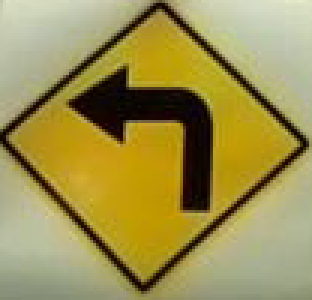
#> input picture images/leftturn_box_small.png, 104 x 100 px (shown 3 times larger)
$ python template_matcher.py   (Python 2 division)   (older library calls are emulated)
#> lines starting #> are read from the running program, lines starting #| are printed output that depends on the picture
import numpy as np
import cv2
from matplotlib import pyplot as plt
from scipy.linalg import norm
from scipy import sum, average
import ipdb
import os

def compare_images(img1, img2):
    """
    helper function from:
    http://stackoverflow.com/questions/189943/how-can-i-quantify-difference-between-two-images
    """
    # normalize to compensate for exposure difference, this may be unnecessary
    # consider disabling it
    # calculate the difference and its norms
    diff = normalize(img1) - normalize(img2)  # elementwise for scipy arrays
    z_norm = norm(diff.ravel(), 1)  # one norm
    return z_norm


def normalize(arr):
    """
    normalize the image array by taking (each element - mean) / standard dev
    """
    arr_mean = arr.mean()
    std_dev = arr.std()
    return (arr - arr_mean) / std_dev


class TemplateMatcher(object):

    def __init__ (self, images, min_match_count=10, good_thresh=0.7):
#> called with min_match_count = 10, good_thresh = 0.7
        self.signs = {}
        self.kps = {}
        self.descs = {}
        self.sift = cv2.SIFT()

        # for potential tweaking
        self.min_match_count = min_match_count
        self.good_thresh = good_thresh

        # we have not tweaked, taken directly from tutorial
        self.flann_index_kdtree = 0
        self.trees = 5
        self.checks = 50
        self.ransac_thresh = 5.0
        self.index_params = dict(algorithm = self.flann_index_kdtree, trees = self.trees)
        self.search_params = dict(checks = self.checks)
        self.flann = cv2.FlannBasedMatcher(self.index_params, self.search_params)

        for k, filename in images.iteritems():
            # load template sign images as grayscale
            self.signs[k] = cv2.imread(filename,0)

            # precompute keypoints and descriptors for the template sign
            self.kps[k], self.descs[k] = self.sift.detectAndCompute(self.signs[k],None)


    def predict(self, img):
        """
        Uses gather predictions to get visual diffs of the image to each template
        returns a dictionary, keys being signs, values being confidences
        """
        visual_diff = self._gather_predictions(img)

        if visual_diff:
            # inverse - higher confidences for smaller visual differences
            for k in visual_diff:
                visual_diff[k] = 1.0 / visual_diff[k]

            # normalize confidences to sum to one
            total = sum(visual_diff.values())
            for k in visual_diff:
                visual_diff[k] /= total

        # if visual diff was not computed (bad crop, homography could not be computed)
        else:
            # set 0 confidence for all signs
            visual_diff = {k: 0 for k in self.signs.keys()}

        return visual_diff


    def _gather_predictions(self, img):
        """
        Iteratively call _compute_prediction to put together comparisons of one image with each template
        """
        visual_diff = {}
        try:
            kp, des = self.sift.detectAndCompute(img,None)
            for k in self.signs.keys():
                visual_diff[k] = self._compute_prediction(k, img, kp, des)
        except:
            # could not find a homography, because the cropped image is bad.
            return None

        return visual_diff


    def _compute_prediction(self, k, img, kp, des):
        """
        Return comparison values between a template k and given image
        k: template image for comparison
        img: scene image
        kp: keypoints from scene image
        des: descriptors from scene image
        """
        matches = self.flann.knnMatch(des,self.descs[k],k=2)
        good = []
        for m, n in matches:
            if m.distance < self.good_thresh * n.distance:
                good.append(m)
        src_pts = np.float32([kp[match.queryIdx].pt for match in good]).reshape(-1,1,2)
        dst_pts = np.float32([self.kps[k][match.trainIdx].pt for match in good]).reshape(-1,1,2)
        M, mask = cv2.findHomography(src_pts, dst_pts, cv2.RANSAC, self.ransac_thresh)
        img_T = cv2.warpPerspective(img, M, self.signs[k].shape[::-1])
        visual_diff = compare_images(img_T, self.signs[k])


        # [17 lines of commented-out code are left out]

        return visual_diff


if __name__ == '__main__':
    images = {
        "left": '../images/leftturn_box_small.png',
        "right": '../images/rightturn_box_small.png',
        "uturn": '../images/uturn_box_small.png'
        }
    tm = TemplateMatcher(images)

    scenes = [
        "../images/uturn_scene.jpg",
        "../images/leftturn_scene.jpg",
        "../images/rightturn_scene.jpg"
    ]

    for filename in scenes[:2]:
        scene_img = cv2.imread(filename, 0)
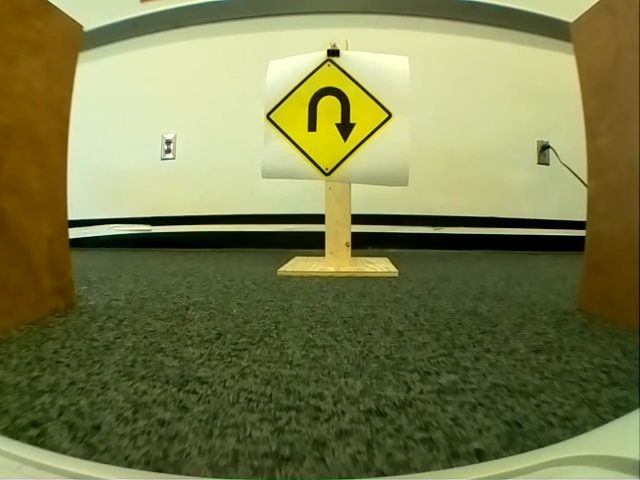
#> input picture images/uturn_scene.jpg, 640 x 480 px
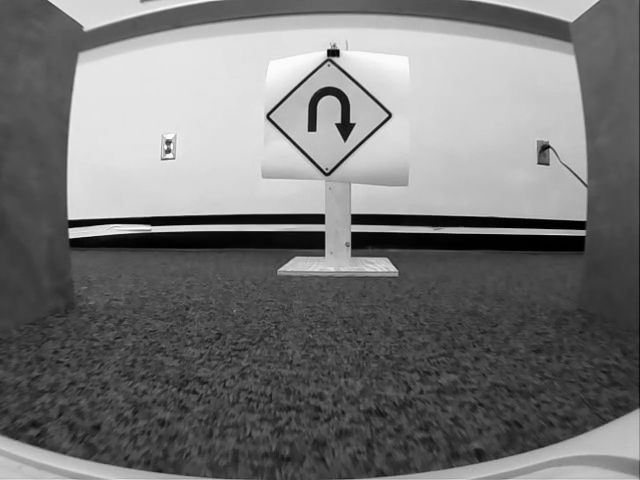
#> scene_img: shape (480, 640); min 0, max 255, mean 117.6
        pred = tm.predict(scene_img)
#> in _gather_predictions, `kp, des = self.sift.detectAndCompute(img,None)`: kp = 914 keypoints; strongest (x, y, size): (333, 53, 7.5), (75, 233, 7.7), (345, 128, 11.2), (319, 219, 7.6)
#> the loop in _gather_predictions, `for k in self.signs.keys():` made 3 passes
#> visual_diff in _compute_prediction on passes 1 to 3: 10363.9, 7883.7, 4086.9
#> pass 1, in _compute_prediction, `img_T = cv2.warpPerspective(img, M, self.signs[k].shape[::-1])`:
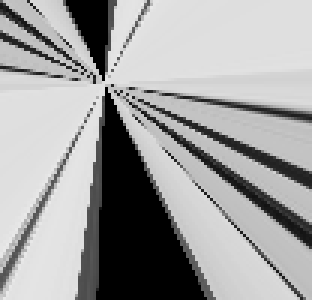
#> img_T: shape (100, 104) (shown 3 times larger); min 0, max 234, mean 160.4
#> pass 1, in compare_images, `diff = normalize(img1) - normalize(img2)`:
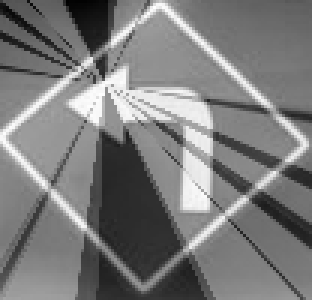
#> diff: shape (100, 104) float64 (shown 3 times larger); min -3.19, max 3.4, mean -2.4e-16; drawn with min black and max white
#> pass 2, in _compute_prediction (call 2), `img_T = cv2.warpPerspective(img, M, self.signs[k].shape[::-1])`:
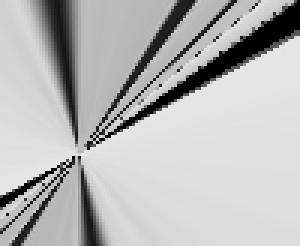
#> img_T: shape (82, 100) (shown 3 times larger); min 0, max 237, mean 182.8
#> pass 2, in compare_images (call 2), `diff = normalize(img1) - normalize(img2)`:
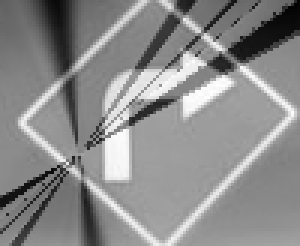
#> diff: shape (82, 100) float64 (shown 3 times larger); min -4.06, max 3.38, mean 2.11e-16; drawn with min black and max white
#> after the loop in _gather_predictions, `for k in self.signs.keys():`: visual_diff = {'left': 10363.9, 'right': 7883.7, 'uturn': 4086.9}
#> the loop in predict, `for k in visual_diff:` made 3 passes
#> after the loop in predict, `for k in visual_diff:`: visual_diff = {'left': 9.65e-05, 'right': 0.000127, 'uturn': 0.000245}
#> (the run stopped early here; a loop or call above may not have finished)
